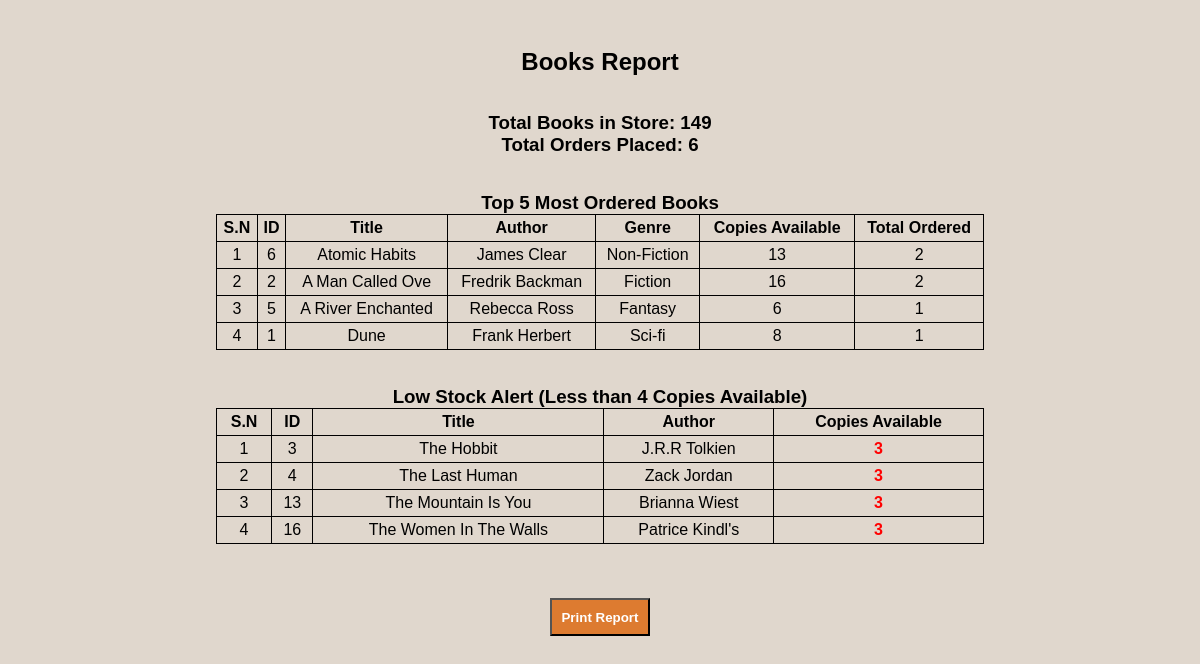
/admin/bookreport.php, run on the app's committed database.
### tables this page shows
CREATE TABLE `tbl_books` (
  `id` int(10) UNSIGNED NOT NULL,
  `title` varchar(255) NOT NULL,
  `author` varchar(255) NOT NULL,
  `description` text NOT NULL,
  `genre_id` int(11) NOT NULL,
  `price` decimal(10,0) NOT NULL,
  `image_name` varchar(255) NOT NULL,
  `copies_available` int(11) NOT NULL,
  `active` varchar(10) NOT NULL
);

CREATE TABLE `tbl_genre` (
  `id` int(10) UNSIGNED NOT NULL,
  `title` varchar(150) NOT NULL,
  `active` varchar(10) NOT NULL
);

### admin/bookreport.php (the view, shortened to what this page needs)
<?php include('../config/constants.php'); ?>
<?php
  $i = 1;
  $sql_most_ordered = "SELECT b.id, b.title, b.author, g.title AS genre, b.copies_available,
                               SUM(CAST(o.quantity AS UNSIGNED)) AS total_ordered
                        FROM tbl_books b
                        INNER JOIN tbl_genre g ON b.genre_id = g.id
                        INNER JOIN tbl_order o ON FIND_IN_SET(b.title, o.orders) > 0
                        GROUP BY b.id
                        HAVING total_ordered > 0
                        ORDER BY total_ordered DESC
                        LIMIT 5";
  $res_most_ordered = mysqli_query($conn, $sql_most_ordered);
  $sql_total_books = "SELECT SUM(copies_available) AS total_books FROM tbl_books";
  $res_total_books = mysqli_query($conn, $sql_total_books);
  $total_books = mysqli_fetch_assoc($res_total_books)['total_books'];
  $sql_total_orders = "SELECT SUM(
      IF(LOCATE(',', quantity) > 0,
         (LENGTH(quantity) - LENGTH(REPLACE(quantity, ',', '')) + 1),
         CAST(quantity AS UNSIGNED))
  ) AS total_orders FROM tbl_order WHERE quantity IS NOT NULL AND TRIM(quantity) <> ''";
  $res_total_orders = mysqli_query($conn, $sql_total_orders);
  $total_orders = mysqli_fetch_assoc($res_total_orders)['total_orders'];
  $sql_low_stock = "SELECT id, title, author, copies_available FROM tbl_books WHERE copies_available < 4";
  $res_low_stock = mysqli_query($conn, $sql_low_stock);
?>
<!DOCTYPE html>
<html lang="en">
<head>
    <link rel="stylesheet" href="../css/admin.css">
</head>
<body>
    <div class="main-content text-center">
        <div class="wrapper">
            <h2><b>Books Report</b></h2>
            <br><br>
            <h3>Total Books in Store: <?php echo $total_books; ?></h3>
            <h3>Total Orders Placed: <?php echo $total_orders; ?></h3>
            <br><br>
            <h3>Top 5 Most Ordered Books</h3>
            <table class="tbl-80">
                <tr>
                    <th>S.N</th>
                    <th>ID</th>
                    <th>Title</th>
                    <th>Author</th>
                    <th>Genre</th>
                    <th>Copies Available</th>
                    <th>Total Ordered</th>
                </tr>
                <?php if(mysqli_num_rows($res_most_ordered) > 0) { ?>
                    <?php while($row = mysqli_fetch_assoc($res_most_ordered)) { ?>
                        <tr>
                            <td><?php echo $i++; ?></td>
                            <td><?php echo $row['id']; ?></td>
                            <td><?php echo $row['title']; ?></td>
                            <td><?php echo $row['author']; ?></td>
                            <td><?php echo $row['genre']; ?></td>
                            <td><?php echo $row['copies_available']; ?></td>
                            <td><?php echo $row['total_ordered']; ?></td>
                        </tr>
                    <?php } ?>
                <?php } else { ?>
                    <tr>
                        <td colspan='7' class='text-center'><strong>No Orders Found</strong></td>
                    </tr>
                <?php } ?>
            </table>
            <br><br>
            <h3>Low Stock Alert (Less than 4 Copies Available)</h3>
            <table class="tbl-80">
                <tr>
                    <th>S.N</th>
                    <th>ID</th>
                    <th>Title</th>
                    <th>Author</th>
                    <th>Copies Available</th>
                </tr>
                <?php $i = 1; ?>
                <?php if(mysqli_num_rows($res_low_stock) > 0) { ?>
                    <?php while($row = mysqli_fetch_assoc($res_low_stock)) { ?>
                        <tr>
                            <td><?php echo $i++; ?></td>
                            <td><?php echo $row['id']; ?></td>
                            <td><?php echo $row['title']; ?></td>
                            <td><?php echo $row['author']; ?></td>
                            <td style="color: red; font-weight: bold;"><?php echo $row['copies_available']; ?></td>
                        </tr>
                    <?php } ?>
                <?php } else { ?>
                    <tr>
                        <td colspan='5' class='text-center'><strong>No Low Stock Books</strong></td>
                    </tr>
                <?php } ?>
            </table>
            <br><br><br>
            <form>
                <button type="button" class="no-print btn-report" onclick="window.print()">Print Report</button>
            </form>
            <br><br>
       </div>
    </div>
</body>
</html>

### css/admin.css (style rules this page uses)
* { margin: 0; padding: 0; font-family: Arial, Helvetica, sans-serif; }
.wrapper { padding: 1%; width: 80%; margin: 0 auto; }
.text-center { text-align: center; }
.tbl-80 { width: 80%; padding-left: 20%; border-collapse: collapse; margin-left: auto; margin-right: auto; }
.tbl-80 th, .tbl-80 td { border: 1px solid black; padding: 4px; text-align: center; }
table tr th { border-bottom: 1px solid black; padding: 1%; text-align: left; }
table tr td { padding: 1%; }
.btn-report { background-color: #dd7b30; padding: 1%; color: white; text-decoration: none; font-weight: bold; display: inline-table; }
.main-content { background-color:#e0d7cd ; padding: 3% 0; }

### data on the page
tbl_books: id "6", title "Atomic Habits", author "James Clear", genre.title "Non-Fiction", copies_available "13", total_ordered "2"
tbl_books: id "2", title "A Man Called Ove", author "Fredrik Backman", genre.title "Fiction", copies_available "16", total_ordered "2"
tbl_books: id "5", title "A River Enchanted", author "Rebecca Ross", genre.title "Fantasy", copies_available "6", total_ordered "1"
tbl_books: id "1", title "Dune", author "Frank Herbert", genre.title "Sci-fi", copies_available "8", total_ordered "1"
tbl_books: id "3", title "The Hobbit", author "J.R.R Tolkien", copies_available "3"
tbl_books: id "4", title "The Last Human", author "Zack Jordan", copies_available "3"
tbl_books: id "13", title "The Mountain Is You", author "Brianna Wiest", copies_available "3"
tbl_books: id "16", title "The Women In The Walls", author "Patrice Kindl's", copies_available "3"

### other printed values
$total_books "149"
$total_orders "6"
